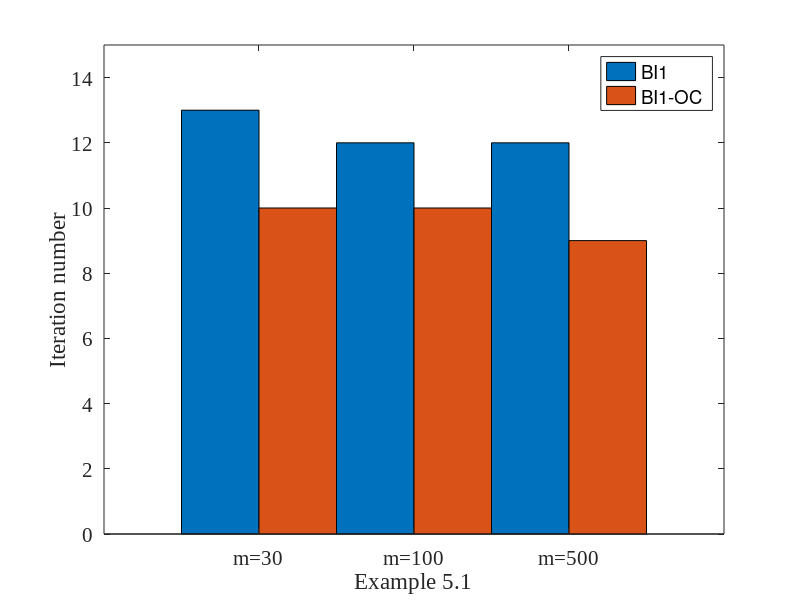

Write the MATLAB code that produced this figure.
% For Making a Histogram Fig1(left) of Iteration Number in Example 1
clear;
close all;

data=[13 10; 12 10;12 9];
%data=[16 12; 16 11; 14 9];
bar(data,1);

xlabel ( 'Example 5.1', 'fontsize', 15, 'FontName', 'Times New Roman');
ylabel ( 'Iteration number', 'fontsize', 15, 'FontName', 'Times New Roman');
axis([0 4 0 15]);                                
%axis([0 4 0 18]);                               
legend('BI1','BI1-OC','Square');                 
%legend('BI2','BI2-OC','Square');                
set (gca, 'XTickLabel', { 'm=30', 'm=100','m=500'}, 'FontSize', 15, 'FontName', 'Times New Roman');